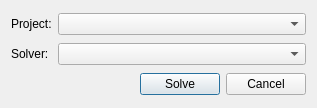
<?xml version="1.0" encoding="UTF-8"?>
<ui version="4.0">
 <class>projectSolveDialog</class>
 <widget class="QDialog" name="projectSolveDialog">
  <property name="geometry">
   <rect>
    <x>0</x>
    <y>0</y>
    <width>317</width>
    <height>108</height>
   </rect>
  </property>
  <property name="windowTitle">
   <string>Solve Project</string>
  </property>
  <layout class="QGridLayout" name="gridLayout">
   <item row="0" column="0">
    <widget class="QLabel" name="label">
     <property name="sizePolicy">
      <sizepolicy hsizetype="Fixed" vsizetype="Preferred">
       <horstretch>0</horstretch>
       <verstretch>0</verstretch>
      </sizepolicy>
     </property>
     <property name="text">
      <string>Project:</string>
     </property>
    </widget>
   </item>
   <item row="0" column="1">
    <widget class="QComboBox" name="projectComboBox"/>
   </item>
   <item row="1" column="1">
    <widget class="QComboBox" name="solverComboBox"/>
   </item>
   <item row="2" column="0" colspan="2">
    <layout class="QHBoxLayout" name="horizontalLayout">
     <item>
      <spacer name="horizontalSpacer">
       <property name="orientation">
        <enum>Qt::Horizontal</enum>
       </property>
       <property name="sizeHint" stdset="0">
        <size>
         <width>40</width>
         <height>20</height>
        </size>
       </property>
      </spacer>
     </item>
     <item>
      <widget class="QPushButton" name="solveButton">
       <property name="text">
        <string>Solve</string>
       </property>
      </widget>
     </item>
     <item>
      <widget class="QPushButton" name="cancleButton">
       <property name="text">
        <string>Cancel</string>
       </property>
      </widget>
     </item>
    </layout>
   </item>
   <item row="1" column="0">
    <widget class="QLabel" name="label_2">
     <property name="text">
      <string>Solver:</string>
     </property>
    </widget>
   </item>
  </layout>
 </widget>
 <resources/>
 <connections/>
</ui>
